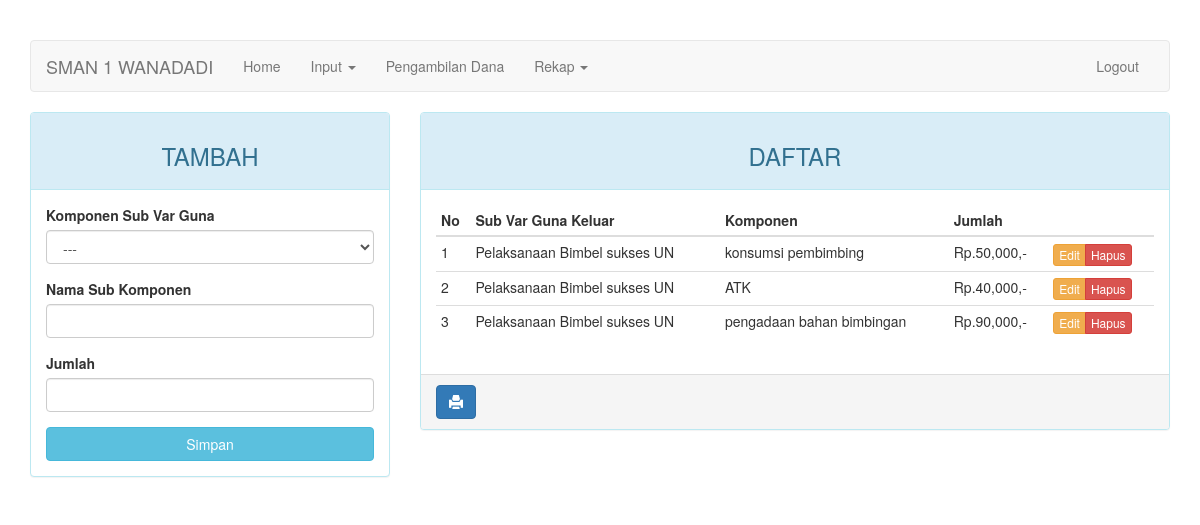
/index.php?halaman=sub_komponen_sub_var_guna (signed in), run on the app's committed database.
### tables this page shows
CREATE TABLE `sub_komponen_sub_var_guna` (
  `kd_sub_komp_sub_var_guna` int(5) NOT NULL,
  `kd_komp_sub_var_guna` int(5) NOT NULL,
  `nama_sub_komp_sub_var_guna` varchar(50) NOT NULL,
  `jumlah` int(11) DEFAULT NULL
);

CREATE TABLE `komponen_sub_var_guna` (
  `kd_komp_sub_var_guna` int(5) NOT NULL,
  `kd_sub_var_guna_keluar` int(5) NOT NULL,
  `nama_komp_sub_var_guna` varchar(50) NOT NULL,
  `satuan` int(6) DEFAULT NULL,
  `harga` int(8) DEFAULT NULL,
  `jumlah` int(11) DEFAULT NULL
);

### halaman/sub_komponen_sub_var_guna.php (the view, shortened to what this page needs)
<div class="row">
    <div class="col-md-4 hidden-print">
        <div class="panel panel-info">
            <div class="panel-heading"><h3 class="text-center">TAMBAH</h3></div>
            <div class="panel-body">
                <form action="<?=$_SERVER['REQUEST_URI']?>" method="POST">
                    <div class="form-group">
                        <label for="kd_komp_sub_var_guna">Komponen Sub Var Guna</label>
                        <select name="kd_komp_sub_var_guna" class="form-control">
                            <option value="" selected="on">---</option>
                        </select>
                    </div>
                    <div class="form-group">
                        <label for="nama_sub_komp_sub_var_guna">Nama Sub Komponen</label>
                        <input type="text" name="nama_sub_komp_sub_var_guna" class="form-control">
                    </div>
                    <div class="form-group">
                        <label for="jumlah">Jumlah</label>
                        <input type="number" name="jumlah" class="form-control">
                    </div>
                    <button type="submit" class="btn btn-info btn-block">Simpan</button>
                </form>
            </div>
        </div>
    </div>
    <div class="col-md-8">
        <div class="panel panel-info">
            <div class="panel-heading"><h3 class="text-center">DAFTAR</h3></div>
            <div class="panel-body">
                <table class="table table-condensed">
                    <thead>
                    <tr>
                        <th>No</th>
                        <th>Sub Var Guna Keluar</th>
                        <th>Komponen</th>
                        <th>Jumlah</th>
                        <th class="hidden-print"></th>
                    </tr>
                    </thead>
                    <tbody>
                    <?php if($query = $koneksi->query("SELECT *, sk.jumlah AS jumlah_k FROM sub_komponen_sub_var_guna sk LEFT JOIN komponen_sub_var_guna ks ON sk.kd_komp_sub_var_guna=ks.kd_komp_sub_var_guna")): ?>
                        <?php $no = 1; ?>
                        <?php while($data = $query->fetch_array()): ?>
                            <tr>
                                <td><?=$no++?></td>
                                <td><?=$data['nama_komp_sub_var_guna']?></td>
                                <td><?=$data['nama_sub_komp_sub_var_guna']?></td>
                                <td>Rp.<?=number_format($data['jumlah_k'])?>,-</td>
                                <td class="hidden-print">
                                    <div class="btn-group">
                                        <a href="?halaman=sub_komponen_sub_var_guna&action=update&id=<?=$data['kd_sub_komp_sub_var_guna']?>" class="btn btn-warning btn-xs">Edit</a>
                                        <a href="?halaman=sub_komponen_sub_var_guna&action=delete&id=<?=$data['kd_sub_komp_sub_var_guna']?>" class="btn btn-danger btn-xs">Hapus</a>
                                    </div>
                                </td>
                            </tr>
                        <?php endwhile ?>
                    <?php endif ?>
                    </tbody>
                </table>
            </div>
            <div class="panel-footer hidden-print ">
                <a onClick="window.print();return false" class="btn btn-primary"><i class="glyphicon glyphicon-print"></i></a>
            </div>
        </div>
    </div>
</div>

### index.php (style rules this page uses)
body { margin-top: 40px; }

### data on the page
sub_komponen_sub_var_guna: kd_komp_sub_var_guna.nama_komp_sub_var_guna "Pelaksanaan Bimbel sukses UN", nama_sub_komp_sub_var_guna "konsumsi pembimbing", jumlah "50,000"
sub_komponen_sub_var_guna: kd_komp_sub_var_guna.nama_komp_sub_var_guna "Pelaksanaan Bimbel sukses UN", nama_sub_komp_sub_var_guna "ATK", jumlah "40,000"
sub_komponen_sub_var_guna: kd_komp_sub_var_guna.nama_komp_sub_var_guna "Pelaksanaan Bimbel sukses UN", nama_sub_komp_sub_var_guna "pengadaan bahan bimbingan", jumlah "90,000"
